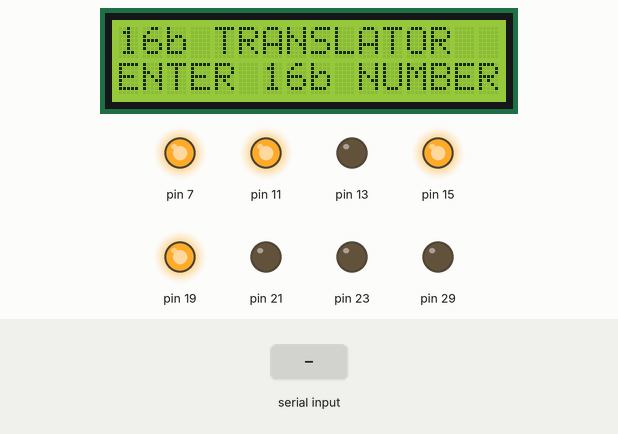
The program below on a simulated Raspberry Pi (header pin numbers). Parts: 16×2 character LCD, output pins drawn as LEDs (lit = HIGH). The inputs (shaded band) are chosen by the test bench. Pins used as bus, display or sensor lines are not drawn; what the program prints to the terminal is not drawn.

Above: at 1.4 s.
1.5 s: "90" typed at the terminal, then Enter
At 2.2 s:
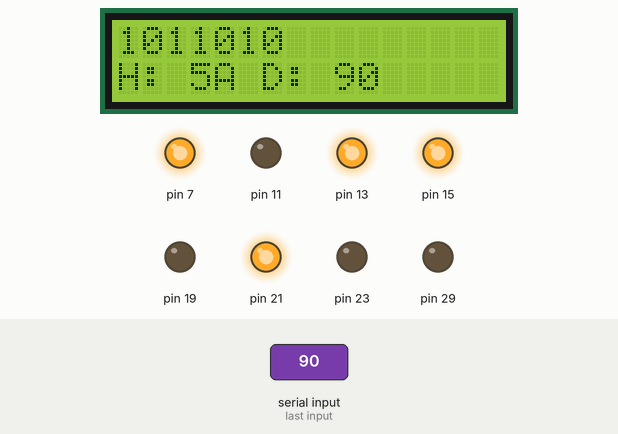
4.5 s: "5" typed at the terminal, then Enter
At 5.0 s:
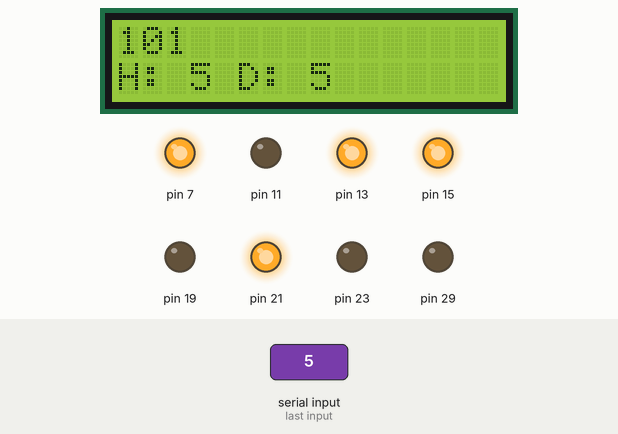
7.5 s: "200" typed at the terminal, then Enter
At 8.1 s:
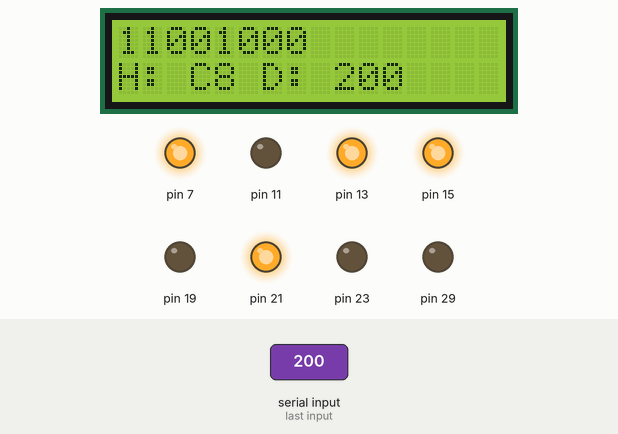
Timing chart, 0 to 11.2 s (numbered marks = the images above; inputs shaded):
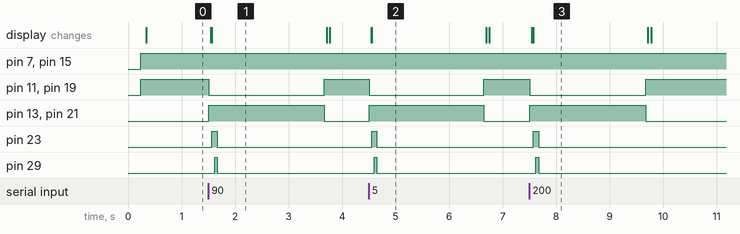

The program:

16b_Translator_buz.py
```python
# 16b Translator Python program example:

# Note: be mindful while working with
# electronics. There are mistakes that
# cannot be corrected should you ignore
# any basic electronics rules. Electronics
# demands basic math skills and knowledge
# of electronics components alike.

# Items needed are as follows:

# Respberry Pi = 1
# breadboard = 1
# LCD display = 1
# 74HC595 shift register = 2
# LEDs = 16
# 220 ohm resistor = 16
# jumper wire = 27 or more +2 for the Rasp pi fan

# Note: use two other jumper wires for
# the Raspberry Pi fan, while in use/
# operation.

# 16b Translator Python program example:

# This Raspberry Pi Python program allows
# users to input decimal numbers, then
# translate them into binary, hexadecimal
# and decimal values using the 74HC595
# shift register.

# Please note: if you input numbers higher
# than 30000, the Raspberry Pi will take
# some processing time before it outputs
# its given value/number through the LEDs
# which are on the breadboard. However,
# the lcd display remains unaffected and
# will show you the value, while waiting
# for the Ras Pi to process the output
# via through the LEDs, which all will
# show are on, until done processing.

# We will use the breadboard method:

# GPIO.setmode(GPIO.BOARD)

# This method is for the GPIO pinouts
# not the GPIO numbers, such as BCM

# You can also use the Broadcom SOC
# Channel method if you prefer:

# GPIO.setmode(GPIO.BCM)
# This allows GPIO numbers, not GPIO
# pinouts, such as the breadboard
# method illustrates in our Python
# program example:

import RPi.GPIO as GPIO,drivers
from time import sleep as wait

GPIO.setmode(GPIO.BOARD) # breadboard method
GPIO.setwarnings(False) # disable setwarnings
display=drivers.Lcd() # enable the LCD display

display.lcd_clear() # clear the LCD screen

latch=33
data_bit=35
clock=31

msbs=65536

buz=23,29

RGB_led1=[13,11,7]
RGB_led2=[21,19,15]

RGB_mix1=[[13,11],[13,7],[11,7]]
RGB_mix2=[[21,19],[21,15],[19,15]]

control_shift=data_bit,latch,clock

stop_program_message='''
print('Stop program Execution/run:')
print('cleanup/release all GPIO pinouts \
to LOW state.')'''

message='16b TRANSLATOR','ENTER 16b NUMBER'
value_error='BYTE VALUES ONLY','PLEASE: 0-65535'
index_error='VALUE EXCEEDS','16b RANGE 0-65535'

buz_off='''
for i in buz:
    GPIO.output(i,0)'''

buz_on_off='''
for b in buz:
    GPIO.output(b,1)
    wait(.05)
for b in buz:
    GPIO.output(b,0)'''

RGB_on='''
for i in RGB_led1,RGB_led2:
    GPIO.output(i,1)'''

RGB_off='''
for i in RGB_led1,RGB_led2:
    GPIO.output(i,0)'''

RGB_red='''
GPIO.output(RGB_led1[0],1)
GPIO.output(RGB_led2[0],1)'''

RGB_green='''
GPIO.output(RGB_led1[1],1)
GPIO.output(RGB_led2[1],1)'''

RGB_blue='''
GPIO.output(RGB_led1[2],1)
GPIO.output(RGB_led2[2],1)'''

RGB_yellow='''
GPIO.output(RGB_mix1[0],1)
GPIO.output(RGB_mix2[0],1)'''

RGB_pink='''
GPIO.output(RGB_mix1[1],1)
GPIO.output(RGB_mix2[1],1)'''

RGB_cyan='''
GPIO.output(RGB_mix1[2],1)
GPIO.output(RGB_mix2[2],1)'''

for i in RGB_led1,RGB_led2:
    GPIO.setup(i,GPIO.OUT)
    GPIO.output(i,0)

for i in buz:
    GPIO.setup(i,GPIO.OUT)
    GPIO.output(i,0)

for i in control_shift:GPIO.setup(i,GPIO.OUT)

for i in range(16):
    GPIO.output(latch,0)
    GPIO.output(data_bit,0)
    GPIO.output(clock,1)
    GPIO.output(latch,1)
    GPIO.output(clock,0)

while True:
    try:
        while True:
            exec(buz_off)
            exec(RGB_off)
            exec(RGB_cyan)
            try:
                display.lcd_clear()
                display.lcd_display_string(
                message[0],1)
                byte=int(input(display.
                lcd_display_string(message[1],2)))
                if byte>=msbs:
                    display.lcd_clear()
                    exec(RGB_off)
                    exec(RGB_yellow)
                    for i in range(2):
                        display.lcd_display_string(
                        index_error[i],1+i)
                    exec(buz_on_off)
                    wait(2)
                    break

                display.lcd_clear()
                exec(RGB_off)
                exec(RGB_pink)
                display.lcd_display_string(
                f'{byte:b}',1)
                display.lcd_display_string(
                f'H: {byte:X} D: {byte:d}',2)
                exec(buz_on_off)
                for i in range(byte,-1,-1):
                    bin=f'{byte:b}'
                    for j in range(16):
                        GPIO.output(latch,0)
                        GPIO.output(
                        data_bit,int(bin[j]))
                        GPIO.output(clock,1)
                        GPIO.output(latch,1)
                        GPIO.output(clock,0)

            except ValueError:
                display.lcd_clear()
                exec(RGB_off)
                exec(RGB_red)
                for i in range(2):
                    display.lcd_display_string(
                    value_error[i],1+i)
                exec(buz_on_off)
                wait(.1)
                exec(buz_on_off)
                wait(1)
                break

            except IndexError:
                pass

            wait(2)

            for i in range(16):
                GPIO.output(latch,0)
                GPIO.output(data_bit,0)
                GPIO.output(clock,1)
                GPIO.output(latch,1)
                GPIO.output(clock,0)

# Note: it is recomended that you setup
# a KeyboardInterrupt handler to force
# the GPIO pins to return to a low state/off.

# GPIO.cleanup() sets all GPIO pins to LOW/OFF

    except KeyboardInterrupt:
        exec(stop_program_message)

        for i in range(16):
            GPIO.output(latch,0)
            GPIO.output(data_bit,0)
            GPIO.output(clock,1)
            GPIO.output(latch,1)
            GPIO.output(clock,0)

        display.lcd_clear()
        display.lcd_backlight(0)
        GPIO.cleanup()
        break
```

Measured:
- after the input at 1.5 s, pin 11, pin 19: HIGH → LOW at once, → HIGH 2.2 s later; pin 13, pin 21: LOW → HIGH at once, → LOW 2.2 s later; pin 23: LOW → HIGH after 0.07 s, → LOW 0.10 s later; pin 29: LOW → HIGH after 0.12 s, → LOW 0.05 s later; the display: first changes at once (image 1 shows a later state)
- after the input at 4.5 s, pin 11, pin 19: HIGH → LOW at once, → HIGH 2.1 s later; pin 13, pin 21: LOW → HIGH at once, → LOW 2.1 s later; pin 23: LOW → HIGH after 0.05 s, → LOW 0.10 s later; pin 29: LOW → HIGH after 0.10 s, → LOW 0.05 s later; the display: first changes at once (image 2 shows a later state)
- after the input at 7.5 s, pin 11, pin 19: HIGH → LOW at once, → HIGH 2.2 s later; pin 13, pin 21: LOW → HIGH at once, → LOW 2.2 s later; pin 23: LOW → HIGH after 0.07 s, → LOW 0.10 s later; pin 29: LOW → HIGH after 0.12 s, → LOW 0.05 s later; the display: first changes at once (image 3 shows a later state)
- what the display in image 1 shows lasts 2.1 s, from 1.6 s to 3.7 s
